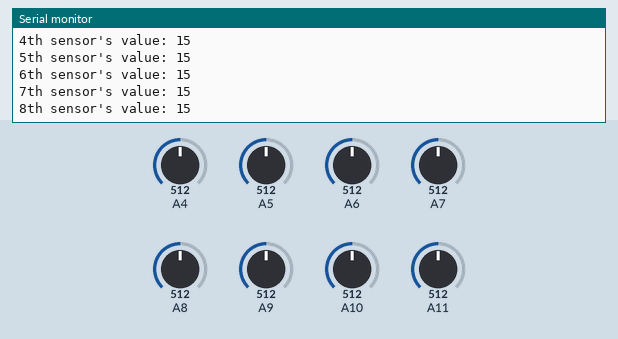
A sketch run on a simulated Arduino Mega 2560, built with avr-gcc and run on an emulated ATmega2560. Shown: the last lines printed to the serial monitor. The test bench sets the inputs (shaded band); at power-on: A4 = 512, A5 = 512, A6 = 512, A7 = 512, A8 = 512, A9 = 512, A10 = 512, A11 = 512.

Above: at 1.2 s.
1.3 s: A4 set to 36
At 2.17 s:
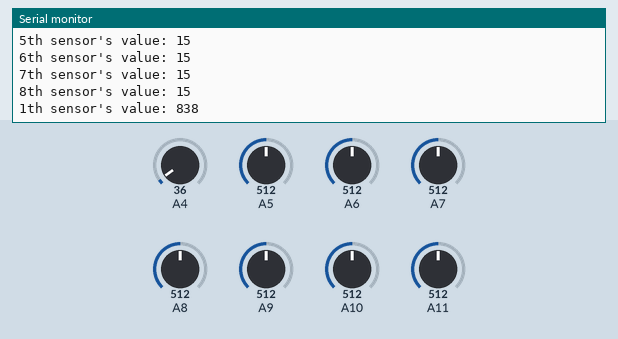
2.8 s: A4 set to 30
At 2.89 s:
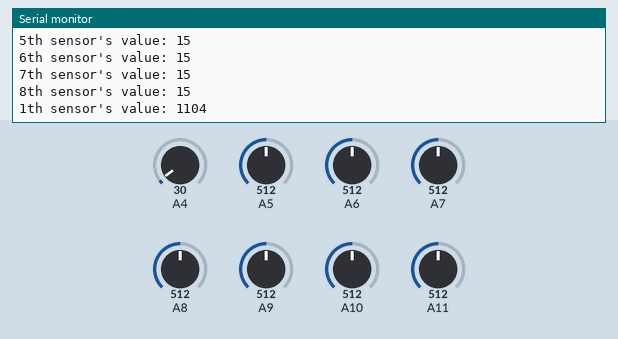
5.8 s: A5 set to 665
8.8 s: A5 set to 694
10.3 s: A6 set to 661
11.8 s: A6 set to 690
Timing chart, 0 to 14.8 s (numbered marks = the images above; inputs shaded):
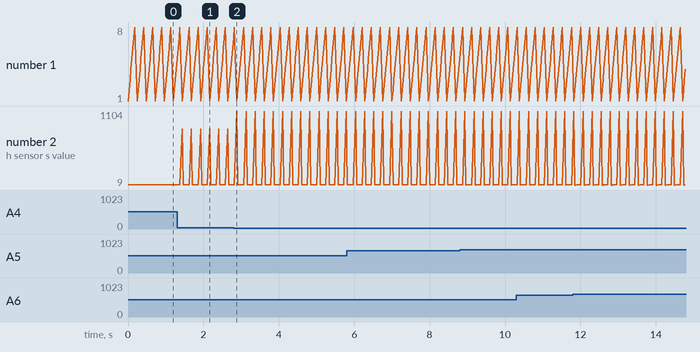

Measured:
- after the input at 1.3 s, the serial monitor: prints a new line after 0.14 s (image 1)
- after the input at 2.8 s, the serial monitor: prints a new line after 0.09 s (image 2)
- plotted number 2: 15 → 1104 after the input at 2.8 s

The sketch:

SensorExample.ino
```cpp
/*This example is for testing 8 IR Sensors

Dont forget to add library files to "C:\Program Files\Arduino\libraries\"
  or wherever your Arduino libraries are stored

*/
#include <SharpSensor.h>

//Number of total sensors
const byte totalSensors = 8;

//Creation of sensors array by using their pins
SharpSensor sensors[totalSensors] = {{A4},{A5},{A6},{A7},{A8},{A9},{A10},{A11}};
//Creation of distance array
uint16_t distances[totalSensors];

void setup() {
  Serial.begin(9600);
}

void loop(){

  //Calculate distance values from each sensor and store them into distance array
  for (byte i = 0; i < totalSensors; i++) {
    sensors[i].calculateDistance();
    distances[i] = sensors[i].getDistance();
  }

  //Writing distance values to Serial Port
  for (byte i = 0; i < totalSensors; i++) {
    Serial.print(i+1);Serial.print("th sensor's value: ");Serial.println(distances[i]);
  }
Serial.println();
Serial.println();
  delay(100);
}
```
